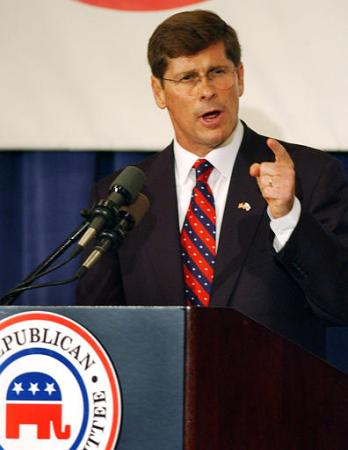
#> input picture data/augmentor/test.jpg, 348 x 450 px
$ python augmentation.py   (older library calls are emulated)
#> lines starting #> are read from the running program, lines starting #| are printed output that depends on the picture
#> further down, img is the input picture: shape (450, 348, 3); mean B, G, R 100.1, 101.9, 116.1
import os
import numpy as np
import cv2
import random
######May wrong, when use it check it
# [164 lines left out: functions Rotate_aug, Rotate_coordinate, Perspective_aug, Affine_aug, Padding_aug, Blur_heatmaps and 4 more, not called in this run]

def box_in_img(img,boxes,min_overlap=0.5):

    raw_bboxes = np.array(boxes)

    face_area=(boxes[:,3]-boxes[:,1])*(boxes[:,2]-boxes[:,0])

    h,w,_=img.shape
    boxes[:,0][boxes[:,0]<=0]=0
    boxes[:, 0][boxes[:, 0] >=h] = h
    boxes[:, 2][boxes[:, 2] <= 0] = 0
    boxes[:, 2][boxes[:, 2] >= h] = h

    boxes[:, 1][boxes[:, 1] <= 0] = 0
    boxes[:, 1][boxes[:, 1] >= w] = w

    boxes[:, 3][boxes[:, 3] <= 0] = 0
    boxes[:, 3][boxes[:, 3] >= w] = w

    boxes_in = []
    for i in range(boxes.shape[0]):
        box=boxes[i]
        if ((box[3]-box[1])*(box[2]-box[0]))/face_area[i]>min_overlap :
            boxes_in.append(raw_bboxes[i])

    boxes_in = np.array(boxes_in)
    return boxes_in


def Random_scale_withbbox(image,bboxes,target_shape,jitter=0.5):

    ###the boxes is in ymin,xmin,ymax,xmax mode
#> called with bboxes = array of shape (1, 4), jitter = 0.4
    hi, wi, _ = image.shape
#> hi = 450; wi = 348

    while 1:
        bboxes_=np.array(bboxes)
        crop_h = int(hi * random.uniform(0.2, 1))
        crop_w = int(wi * random.uniform(0.2, 1))

        start_h = random.randint(0, hi - crop_h)
        start_w = random.randint(0, wi - crop_w)

        croped = image[start_h:start_h + crop_h, start_w:start_w + crop_w, :]

        bboxes_[:, 0] = bboxes_[:,0]-start_h
        bboxes_[:, 1] = bboxes_[:, 1] - start_w
        bboxes_[:, 2] = bboxes_[:, 2] - start_h
        bboxes_[:, 3] = bboxes_[:, 3] - start_w

        bboxes_fix=box_in_img(croped,bboxes_)
        if len(bboxes_fix)>0:
            break
#> this loop made 1 pass
#> bboxes_fix on pass 1: [[34, 160, 112, 228]]
#> pass 1, in Random_scale_withbbox, `croped = image[start_h:start_h + crop_h, start_w:start_w + crop_w, :]`:
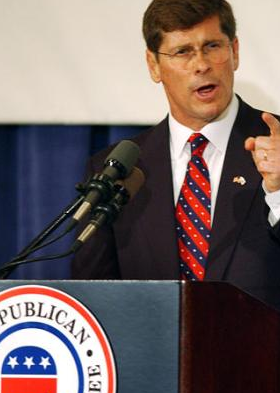
#> croped: shape (393, 280, 3); mean B, G, R 99.8, 101.1, 115.3


    ###use box
    h,w=target_shape
    croped_h,croped_w,_=croped.shape
#> croped_h = 393; croped_w = 280

    croped_h_w_ratio=croped_h/croped_w
#> croped_h_w_ratio = 1.4

    rescale_h=int(h * random.uniform(0.2, 1))

    rescale_w = int(rescale_h/(random.uniform(0.2, 1.8)*croped_h_w_ratio))
#> rescale_w = 291
    rescale_w=np.clip(rescale_w,0,w)

    image=cv2.resize(croped,(rescale_w,rescale_h))
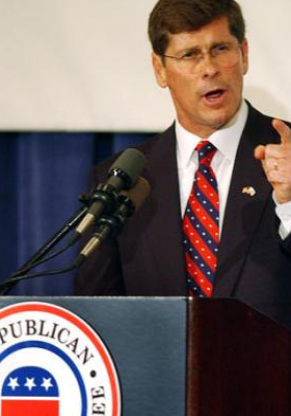
#> image: shape (416, 291, 3); mean B, G, R 99.7, 101, 115.2

    new_image=np.zeros(shape=[h,w,3],dtype=np.uint8)

    dx = int(random.randint(0, w - rescale_w))
#> dx = 414
    dy = int(random.randint(0, h - rescale_h))

    new_image[dy:dy+rescale_h,dx:dx+rescale_w,:]=image
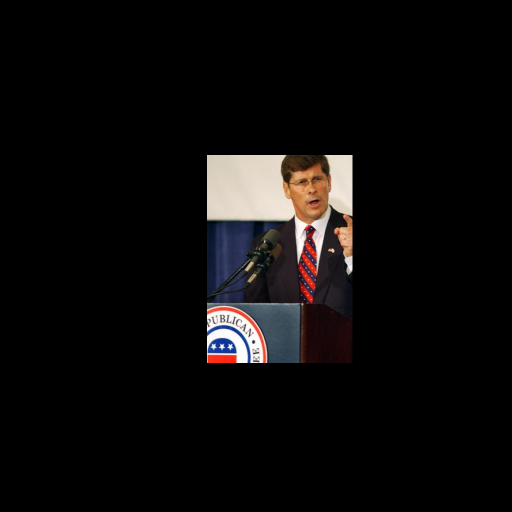
#> new_image: shape (1024, 1024, 3) (shown at 1/2 size); mean B, G, R 11.5, 11.7, 13.3

    bboxes_fix[:, 0] = bboxes_fix[:,0]*rescale_h/croped_h+dy
    bboxes_fix[:, 1] = bboxes_fix[:, 1] * rescale_w / croped_w+dx
    bboxes_fix[:, 2] = bboxes_fix[:, 2] * rescale_h / croped_h+dy
    bboxes_fix[:, 3] = bboxes_fix[:, 3] * rescale_w / croped_w+dx


    return new_image,bboxes_fix


# [97 lines left out: functions Random_flip, Pixel_jitter, Random_contrast, Random_brightness, Mirror, produce_heat_maps and 1 more, not called in this run]

if __name__=='__main__':


    for i in range(10):
        img=cv2.imread('./test.jpg')
        bboxes = np.array([[60, 165, 138, 233]])
        #bboxes=np.array([[165,60,233,138],[100,60,233,138]])
        img, bboxes=Random_scale_withbbox(img,bboxes,target_shape=[1024,1024],jitter=0.4)
#> bboxes = [[345, 580, 428, 650]]


        for i in range(bboxes.shape[0]):
            box = bboxes[i]
            cv2.rectangle(img, (int(box[1]), int(box[0])),
                          (int(box[3]), int(box[2])),
                          (222, 222, 100), 1)
#> this loop made 1 pass
#> img: shape (1024, 1024, 3)

        cv2.imshow('tmp1', img)
        cv2.waitKey(0)
